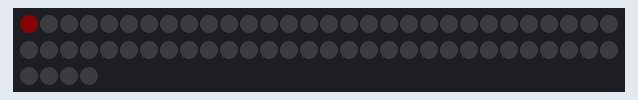
This sketch was run on a simulated Arduino Uno, built with avr-gcc and run on an emulated ATmega328P. Parts: 64 RGB LEDs in strip order, left to right, continuing on the next row. Dim RGB values are drawn brighter than linear.

Above: at 0.15 s.
At 5.34 s:
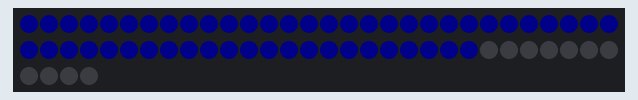
At 7.05 s:
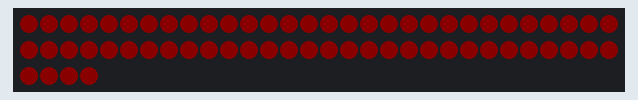
At 12.94 s:
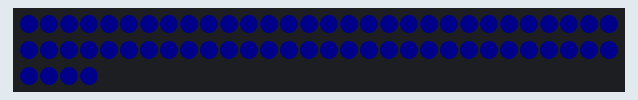
At 19.04 s:
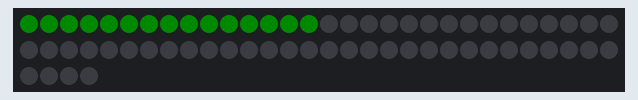
At 38.82 s:
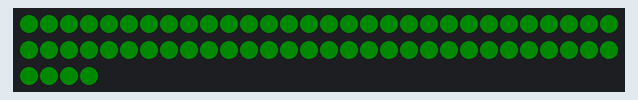

The sketch:

tweeking4all-fastled-sample.ino
```cpp
#include <FastLED.h>

#include "FastLED.h"
// Number of RGB LEDs in the strand
#define NUM_LEDS 64

// Define the array of leds
CRGB leds[NUM_LEDS];
// Arduino pin used for Data
// You can use PIN 6 to 9 as PIN D6-D9 on the CJMCU-KZQ board
#define PIN 6

void setup()
{
  FastLED.addLeds<NEOPIXEL, PIN>(leds, NUM_LEDS);
  FastLED.setBrightness(10);
}

void loop() {
  // one at a time
  for(int j = 0; j < 3; j++) {
    for(int i = 0 ; i < NUM_LEDS; i++ ) {
      memset(leds, 0, NUM_LEDS * 3);
      switch(j) {
        case 0: leds[i].r = 255; break;
        case 1: leds[i].g = 255; break;
        case 2: leds[i].b = 255; break;
      }
      FastLED.show();
      delay(10);
    }
  }

  // growing/receeding bars
  for(int j = 0; j < 3; j++) {
    memset(leds, 0, NUM_LEDS * 3);
    for(int i = 0 ; i < NUM_LEDS; i++ ) {
      switch(j) {
        case 0: leds[i].r = 255; break;
        case 1: leds[i].g = 255; break;
        case 2: leds[i].b = 255; break;
      }
      FastLED.show();
      delay(10);
    }
    for(int i = NUM_LEDS-1 ; i >= 0; i-- ) {
      switch(j) {
        case 0: leds[i].r = 0; break;
        case 1: leds[i].g = 0; break;
        case 2: leds[i].b = 0; break;
      }
      FastSPI_LED.show();
      delay(1);
    }
  }

  // Fade in/fade out
  for(int j = 0; j < 3; j++ ) {
    memset(leds, 0, NUM_LEDS * 3);
    for(int k = 0; k < 256; k++) {
      for(int i = 0; i < NUM_LEDS; i++ ) {
        switch(j) {
          case 0: leds[i].r = k; break;
          case 1: leds[i].g = k; break;
          case 2: leds[i].b = k; break;
        }
      }
      FastLED.show();
      delay(3);
    }
    for(int k = 255; k >= 0; k--) {
      for(int i = 0; i < NUM_LEDS; i++ ) {
        switch(j) {
          case 0: leds[i].r = k; break;
          case 1: leds[i].g = k; break;
          case 2: leds[i].b = k; break;
        }
      }
      FastLED.show();
      delay(3);
    }
  }
}
```
